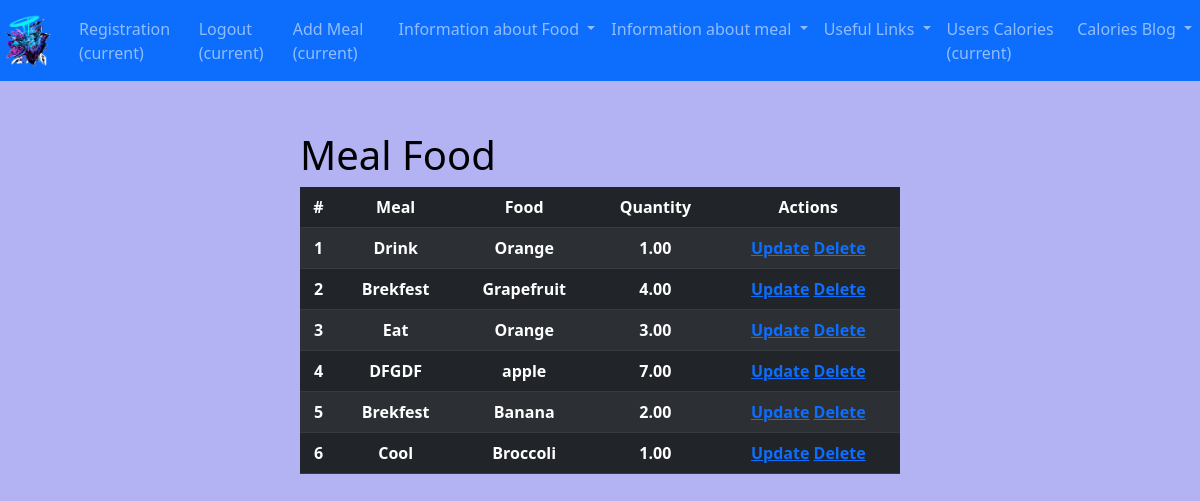
Page /meal_food/ (signed in) on the earlier database version.
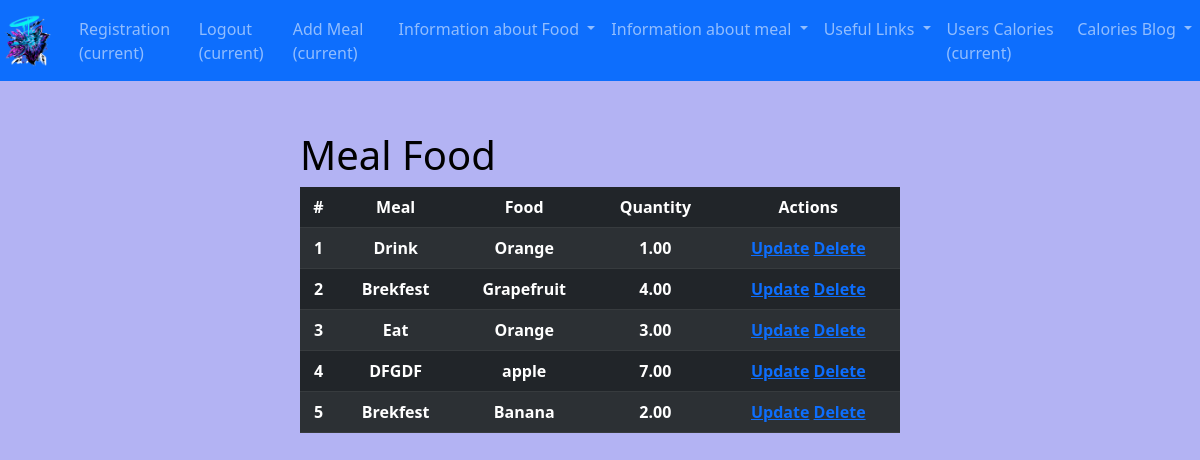
Same page on the later database version.
### calories_counter/models.py (models this page shows, shortened)
class MealFood(models.Model):
    meal = models.ForeignKey(Meal, on_delete=models.CASCADE)
    food = models.ForeignKey(Food, on_delete=models.CASCADE)
    quantity = models.DecimalField(max_digits=5, decimal_places=2, null=True, blank=True)

class Meal(models.Model):
    meal_name = models.CharField(max_length=255)
    foods = models.ManyToManyField(Food, through="MealFood")
    def __str__(self):
        return self.meal_name

class Food(models.Model):
    user = models.ForeignKey(settings.AUTH_USER_MODEL, on_delete=models.CASCADE)
    food_name = models.CharField(max_length=255)
    calories = models.FloatField()
    def __str__(self):
        return self.food_name

### calories_counter/views.py (the view)
# urls.py: path("meal_food/", views.MealFoodView.as_view(), name="meal_food"),
class MealFoodView(LoginRequiredMixin, View):
    def get(self, request):
        meal_foods = MealFood.objects.all()
        return render(request, "calories_counter/meal_food.html", {"meal_foods": meal_foods})

### calories_counter/templates/calories_counter/meal_food.html (shortened to what this page needs)
{% extends 'base.html' %}
{% load static %}
{% block css_files %}
  <link rel="stylesheet" href="{% static 'calories_counter/meal_food.css' %}">
{% endblock %}
{% block content %}
  <div id="user-food-meal">
    <h1>Meal Food</h1>
    <table class="table table-dark table-striped">
      <thead>
      <tr>
        <th>#</th>
        <th>Meal</th>
        <th>Food</th>
        <th>Quantity</th>
        <th>Actions</th>
      </tr>
      </thead>
      {% for meal_food in meal_foods %}
        <tr>
          <th>{{ forloop.counter }}</th>
          <th>{{ meal_food.meal }}</th>
          <th>{{ meal_food.food }}</th>
          <th>{{ meal_food.quantity }}</th>
          <th>
            <a href="{% url 'meal_food_update' meal_food.id %}">Update</a>
            <a href="{% url 'meal_food_delete' meal_food.id %}">Delete</a>
          </th>
        </tr>
      {% endfor %}
    </table>
  </div>
{% endblock %}

Differences in the rows shown:
removed MealFood: meal "Cool", food "Broccoli", quantity "1.00"
